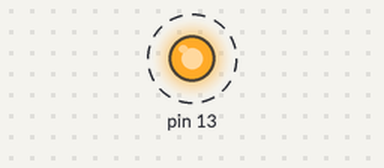
A sketch run on a simulated Arduino Uno, built with avr-gcc and run on an emulated ATmega328P. Parts: output pins drawn as LEDs (lit = HIGH). Dashed ring = blinking.

Above: at 0.05 s.
Timing chart, 0 to 3.0 s (numbered marks = the images above):
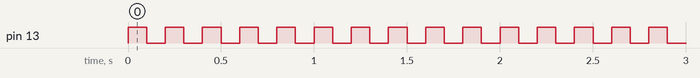

Measured:
- by itself, pin 13: alternates HIGH for 0.10 s and LOW for 0.10 s

The sketch:

registorPrograming.ino
```cpp
void setup() {
  // put your setup code here, to run once:
DDRB |= B00100000;
}

void loop() {
  // put your main code here, to run repeatedly:
PORTB |=B00100000;
delay(100);
PORTB &=B00000000;
delay(100);
}
```
